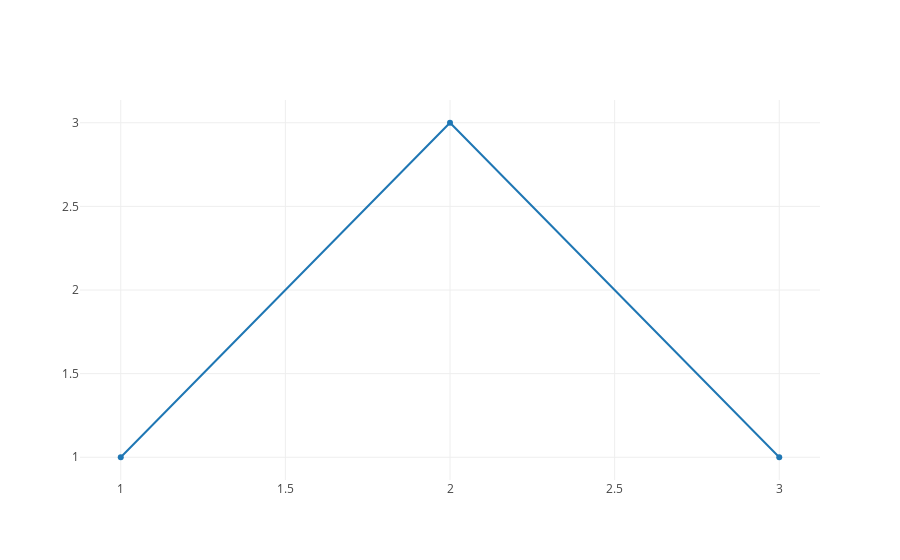

Notebook code for this chart:
### Markdown cell above
Edit Mode - change the title and axis titles

### Code cell
from plotly.offline import init_notebook_mode, iplot
import plotly.graph_objs as go

init_notebook_mode(connected=True)

data = [
    go.Scatter(
        x=[1, 2, 3],
        y=[1, 3, 1]
    )
]

config = {'editable': True}
iplot(data, config=config)

### Figure 1 — Plotly figure (JSON) as saved in the notebook; plotly's stock layout.template omitted (floating-point values rounded to 4 significant figures)
{"data": [{"type": "scatter", "x": [1, 2, 3], "y": [1, 3, 1]}], "layout": {}}
